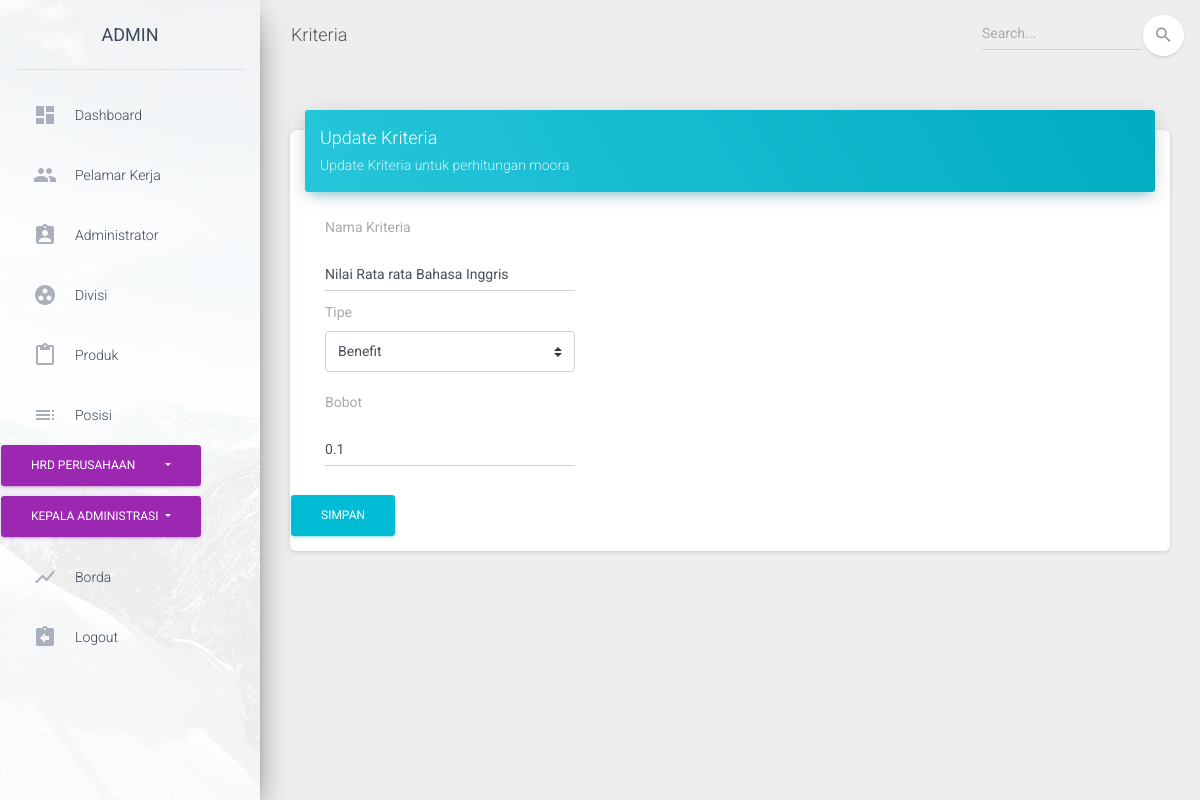
The page /index.php/Kriteria2/update/2 on the database its author committed.
### tables this page shows
CREATE TABLE `kriteria2` (
  `id_kriteria` int(11) NOT NULL,
  `nama_kriteria` varchar(255) NOT NULL,
  `tipe` varchar(50) NOT NULL,
  `bobot` float NOT NULL
);

### application/controllers/Kriteria2.php (called while the page is built, shortened)
<?php
class Kriteria2 extends CI_Controller {
		public function __construct(){
			$this->load->helper('url','form');
			$this->load->library('form_validation');
			$this->load->model('kriteria_model2');
		}
		public function update($kriteria)
		{
			$this->load->helper('url','form');
			$this->load->library('form_validation');
			$this->form_validation->set_rules('nama_kriteria','nama_kriteria','trim|required');
			$this->form_validation->set_rules('tipe','tipe','trim|required');
			$this->form_validation->set_rules('bobot','bobot','trim|required');
			$this->load->model('kriteria_model');
			$data['kriteria']=$this->kriteria_model2->getKriteria($kriteria);
			if ($this->form_validation->run()==FALSE)
			{
				$this->load->view('admin/kriteria2/template/header');
				$this->load->view('admin/kriteria2/update',$data);
				$this->load->view('admin/kriteria2/template/footer');
			}
			else
			{
				$this->kriteria_model2->UpdateById($kriteria);
				$this->load->view('admin/kriteria2/template/header');
				echo '<script type="text/javascript">alert("Data Berhasil di ubah!")</script>';
					redirect('Kriteria2', 'refresh');
			}
		}
}
?>

### index.php (called while the page is built, shortened)
<?php
require_once BASEPATH.'core/CodeIgniter.php';

### application/models/Kriteria_model2.php (called while the page is built, shortened)
<?php
class Kriteria_model2 extends CI_Model
{
	public function getKriteria($id_kriteria)
	{
		$this->db->where('id_kriteria',$id_kriteria);
		$query = $this->db->get('kriteria2');
		return $query->result();
	}
}
?>

### application/views/admin/kriteria2/update.php (the view, shortened to what this page needs)
<div class="content">
  <div class="container-fluid">
    <div class="row">
      <div class="col-md-12">
        <div class="card">
          <div class="card-header card-header-info">
            <h4 class="card-title ">Update Kriteria</h4>
            <p class="card-category"> Update Kriteria untuk perhitungan moora</p>
          </div>
          <div class="card-body">
            <form action="<?php base_url('index.php/Kriteria/update') ?>" method="post" enctype="multipart/form-data">
              <div class="col-sm-4">
                <div class="form-group">
                  <label for="nama_kriteria">Nama Kriteria</label>
                </div>
                <input class="form-control" placeholder="Masukkan Nama Kriteria" name="nama_kriteria"  type="text" value="<?php echo $kriteria[0]->nama_kriteria ?>" >
              </div>
              <div class="col-sm-4">
                <div class="form-group">
                  <label for="tipe">Tipe</label>
                  <select class="custom-select" name="tipe" required>
                    <option value="<?php echo $kriteria[0]->tipe ?>"><?php echo $kriteria[0]->tipe ?></option>
                  </select>
                </div>
              </div>
            <div class="col-sm-4">
              <div class="form-group">
                <label for="bobot">Bobot</label>
              </div>
              <input class="form-control" placeholder="Masukkan Bobot" name="bobot"  type="text" value="<?php echo $kriteria[0]->bobot ?>" >
            </div>
          </div>
          <div class="form-group">
            <input class="btn btn-info" type="submit" value="Simpan" >
          </div>
        </div>
      </div>
    </div>
  </div>
</div>
</div>

### rows shown on the page
kriteria2: nama_kriteria "Nilai Rata rata Bahasa Inggris", tipe "Benefit", bobot "0.1"
